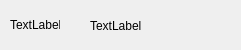
<?xml version="1.0" encoding="UTF-8"?>
<ui version="4.0">
 <class>contactitem</class>
 <widget class="QWidget" name="contactitem">
  <property name="geometry">
   <rect>
    <x>0</x>
    <y>0</y>
    <width>241</width>
    <height>50</height>
   </rect>
  </property>
  <property name="windowTitle">
   <string>Form</string>
  </property>
  <widget class="QLabel" name="label">
   <property name="geometry">
    <rect>
     <x>10</x>
     <y>0</y>
     <width>50</width>
     <height>50</height>
    </rect>
   </property>
   <property name="text">
    <string>TextLabel</string>
   </property>
  </widget>
  <widget class="QLabel" name="label_2">
   <property name="geometry">
    <rect>
     <x>90</x>
     <y>10</y>
     <width>81</width>
     <height>31</height>
    </rect>
   </property>
   <property name="text">
    <string>TextLabel</string>
   </property>
  </widget>
 </widget>
 <resources/>
 <connections/>
</ui>
